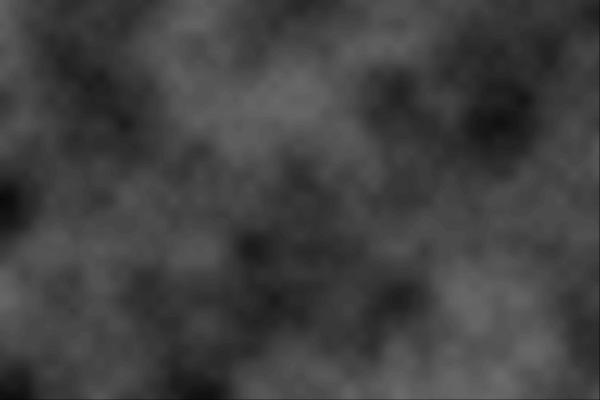
Frame 1 (no input)
Frame 2 (the mouse pressed at the canvas centre, redrawn once): identical to frame 1, image omitted

The p5.js sketch that drew this single still picture (run headless with seeded random() and noise() and a simulated clock; the mouse was pressed at the canvas centre and the sketch redrawn once):

// p5.js sketch
// ── sketch.js
"use strict";
const INTERVAL = 0.01;
function setup() {
  createCanvas(600, 400);
  noLoop();
}

function draw() {
  background(0);
  for (let y = 0; y < height; y++) {
    for (let x = 0; x < width; x++) {
      stroke(noise(x*INTERVAL,y*INTERVAL)*255);
      point(x,y);
    }
  }
}
